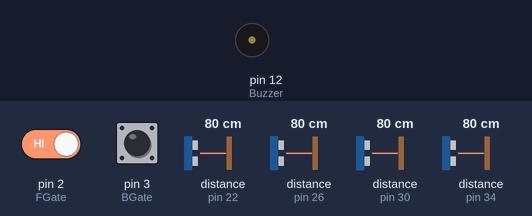
Bench run of a sketch on a simulated Arduino Mega 2560, built with avr-gcc and run on an emulated ATmega2560. Shown: buzzer (waves = sounding). Wiring (inferred from the names in the program): 4 × ultrasonic range finder: trigger pin 23, echo pin 22 / trigger pin 27, echo pin 26 / trigger pin 31, echo pin 30 / trigger pin 35, echo pin 34. Inputs (shaded band) come from the test bench; at power-on: pin 2 (FGate) HIGH, distance to the obstacle (sensors on pin 22, pin 26, pin 30, pin 34) 80 cm, pin 3 (BGate) HIGH. The echo pulse lasts 58.3 µs per cm; what the sketch prints to the serial monitor is not drawn.

Above: at 2.0 s.
2.1 s: pin 2 (FGate) driven LOW
At 2.5 s:
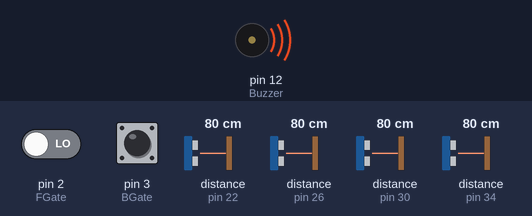
5.6 s: distance to the obstacle (sensor on pin 22) set to 6 cm
9.1 s: distance to the obstacle (sensor on pin 22) set to 3 cm
12.6 s: distance to the obstacle (sensor on pin 26) set to 6 cm
16.1 s: distance to the obstacle (sensor on pin 26) set to 3 cm
19.8 s: distance to the obstacle (sensor on pin 30) set to 6 cm
23.3 s: distance to the obstacle (sensor on pin 30) set to 3 cm
Timing chart, 0 to 28.0 s (numbered marks = the images above; inputs shaded):
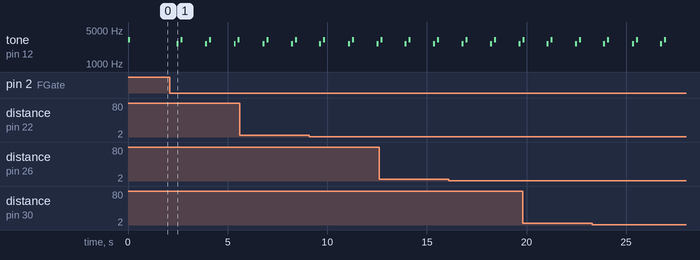

Measured:
- after the input at 2.1 s, tone on pin 12 (Buzzer): silent → 2637 Hz after 0.35 s, then repeats every 1.4 s: silent 0.10 s, 3136 Hz 0.10 s, silent 1.1 s, 2637 Hz 0.10 s

The sketch:

test.ino
```cpp
#include<ArduinoJson.h>

#define FGate 2//앞문 자석센서 입력
#define BGate 3//뒷문 자석센서 입력
#define Trig1 23 //각 좌석별 에코, 트리거 번호들
#define Echo1 22
#define Trig2 27
#define Echo2 26
#define Trig3 31
#define Echo3 30
#define Trig4 35
#define Echo4 34
#define Buzzer 12//부저(소리)

void setup() {
  Serial.begin(9600);
  pinMode(FGate, INPUT);
  pinMode(BGate, INPUT);
  pinMode(Trig1, OUTPUT);
  pinMode(Echo1, INPUT);
  pinMode(Trig2, OUTPUT);
  pinMode(Echo2, INPUT);
  pinMode(Trig3, OUTPUT);
  pinMode(Echo3, INPUT);
  pinMode(Trig4, OUTPUT);
  pinMode(Echo4, INPUT);
  String jsondata = "";
  StaticJsonDocument<500> doc;
  doc["passenger"] = 0;
  doc["seat1"] = false;
  doc["seat2"] = false;
  doc["seat3"] = false;
  doc["seat4"] = false;
  JsonObject obj = doc.as<JsonObject>();
  serializeJson(obj, jsondata);
  Serial.println(jsondata);
  tone(Buzzer, 3136, 100);//처음시작알림음
}

int people = 0; //버스승객수
bool seat[4] = {false,}; //좌석착석여부
bool isSeat(int x) {//착석여부판정함수
  long dura, dist;
  int t, e;
  switch(x+1){
    case 1:
      t = Trig1;
      e = Echo1;
      break;
    case 2:
      t = Trig2;
      e = Echo2;
      break;
    case 3:
      t = Trig3;
      e = Echo3;
      break;
    case 4:
      t = Trig4;
      e = Echo4;
      break;
    default:
      Serial.println("Error : 값오류!");
  }
  digitalWrite(t, LOW);
  delayMicroseconds(2);
  digitalWrite(t, HIGH);
  delayMicroseconds(10);
  digitalWrite(t, LOW);
  dura = pulseIn (e, HIGH);
  dist = dura * 17 / 1000;
  if(dist <= 3 || dist > 1000)
    return true;
  else
    return false;
}

void loop() {
  bool isChange = false;
  if (digitalRead(FGate) == LOW) {//승객탑승분기
    people++;
    Serial.print("#승객탑승 / 승객수 : ");
    Serial.println(people);
    tone(Buzzer, 2637, 100);//태그인식부저음
    delay(200);
    tone(Buzzer, 3136, 100);
    isChange = true;
  }
  if (digitalRead(BGate) == LOW) {//승객하차분기
    people--;
    Serial.print("#승객하차 / 승객수 : ");
    Serial.println(people);
    tone(Buzzer, 3136, 100);//태그인식부저음
    delay(200);
    tone(Buzzer, 2093, 100);
    isChange = true;
  }

  for(int i = 0; i < 4; i++){ //좌석판정
    if(seat[i] != isSeat(i)){
      seat[i] = !seat[i];
      Serial.print(i+1);
      if(seat[i] == true)
        Serial.println("번좌석 자리없음#");
      else
        Serial.println("번좌석 자리있음#");
      isChange = true;
    }
  }
  if(isChange){//json형식으로 python에 전송
    String jsondata = "";
    StaticJsonDocument<500> doc;
    doc["passenger"] = people;
    doc["seat1"] = seat[0];
    doc["seat2"] = seat[1];
    doc["seat3"] = seat[2];
    doc["seat4"] = seat[3];
    JsonObject obj = doc.as<JsonObject>();
    serializeJson(obj, jsondata);
    Serial.println(jsondata);
  }
  delay(1200);//1.2초 딜레이
}
```
